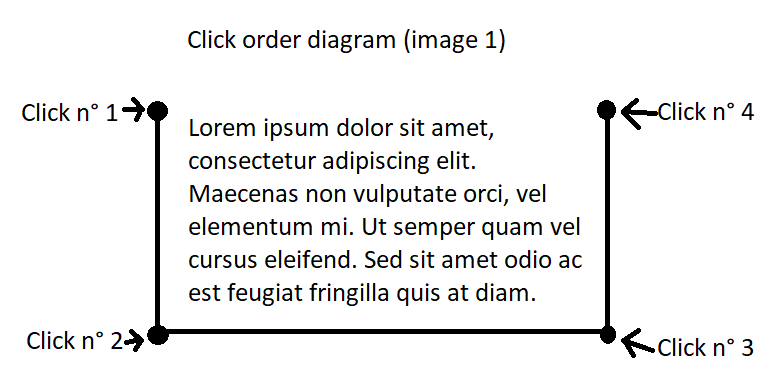
#> input picture image_1.tif, 779 x 382 px
$ python -i thresholdFunctions.py   (imports and definitions only)
#> lines starting #> are read from the running program, lines starting #| are printed output that depends on the picture; after the words box and inside, x2 and y2 are one past the last pixel; in counts of white or black regions, pixels touching at a corner belong together
#####################################################
#               thresholdFuntions.py                #
#     made by Iván Montalvo & Santiago Buitrago     #
#                                                   #
# The idea behind this definition is to do a        #
# threshold given a limit. The idea is to           #
# binarize the image and reduce the noise.          #
#                                                   #
#####################################################

import cv2 as cv
import numpy as np


def thresh(img):
    # Here we want to do an adaptative threshold.
    # The idea of this threshold is to clean the
    # noise and let the image in a binary format.
    #
    # The input of this function is the paragraph
    # that we want to analyze.
    tLimit = 120

    medianBlur = cv.medianBlur(img, 5)
    th1 = cv.adaptiveThreshold(medianBlur, 255, cv.ADAPTIVE_THRESH_GAUSSIAN_C, \
                               cv.THRESH_BINARY, 11, 2)

    gaussianBlur = cv.GaussianBlur(img, (3, 3), -1)
    _, th2 = cv.threshold(gaussianBlur, 0, 255, cv.THRESH_BINARY + cv.THRESH_OTSU)

    total = th1 + th2

    total[total < tLimit] = 0
    total[total > tLimit] = 255

    tt = total.copy()
    tt[tt > tLimit] = 1

    kernel = np.ones((2, 2))
    cl2 = cv.morphologyEx(tt, cv.MORPH_CLOSE, kernel)
    op2 = cv.morphologyEx(cl2, cv.MORPH_OPEN, kernel)

    return op2

>>> import cv2
>>> picture = cv2.imread('image_1.tif', cv2.IMREAD_GRAYSCALE)
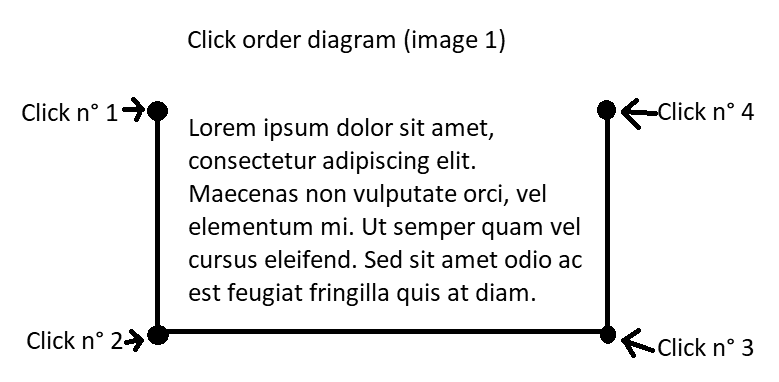
#> picture: shape (382, 779); min 0, max 255, mean 238.4
>>> result = thresh(picture)
#> in thresh, `medianBlur = cv.medianBlur(img, 5)`:
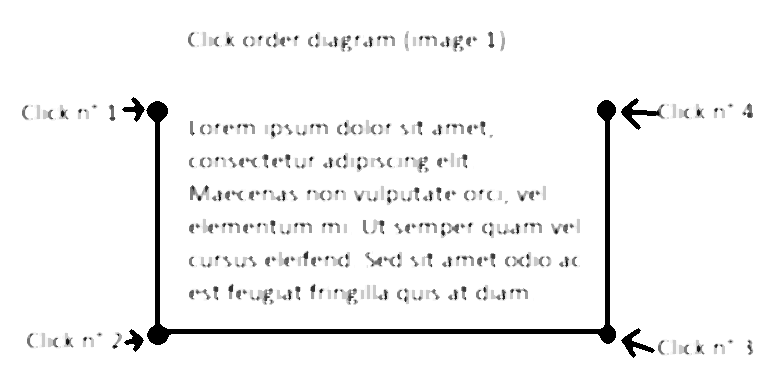
#> medianBlur: shape (382, 779); min 0, max 255, mean 244.6
#> in thresh, `th1 = cv.adaptiveThreshold(medianBlur, 255, cv.ADAPTIVE_THRESH_GAUSSIA..`:
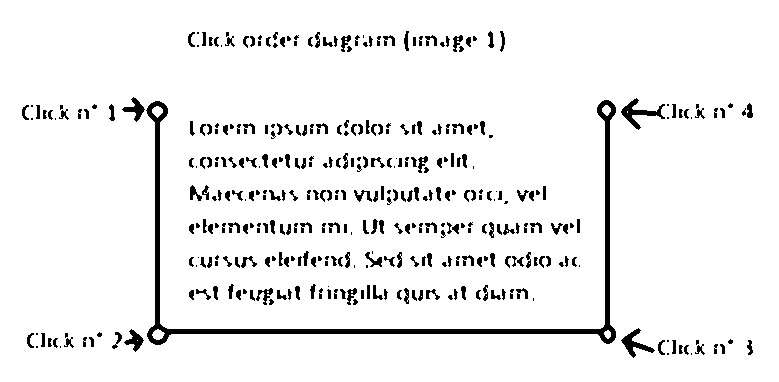
#> th1: shape (382, 779); 94% white; 367 black regions (106 under 20 px), largest, box (x1, y1, x2, y2) and area: (146, 100, 616, 345) 5113, (621, 98, 665, 130) 412, (621, 328, 655, 358) 327
#> in thresh, `gaussianBlur = cv.GaussianBlur(img, (3, 3), -1)`:
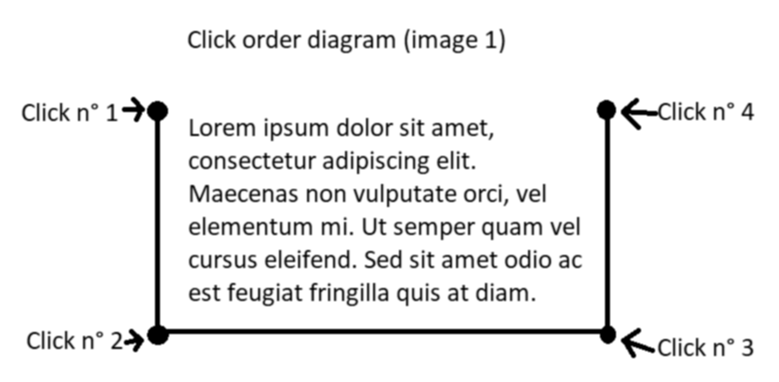
#> gaussianBlur: shape (382, 779); min 0, max 255, mean 238.4
#> in thresh, `_, th2 = cv.threshold(gaussianBlur, 0, 255, cv.THRESH_BINARY + cv.THRE..`:
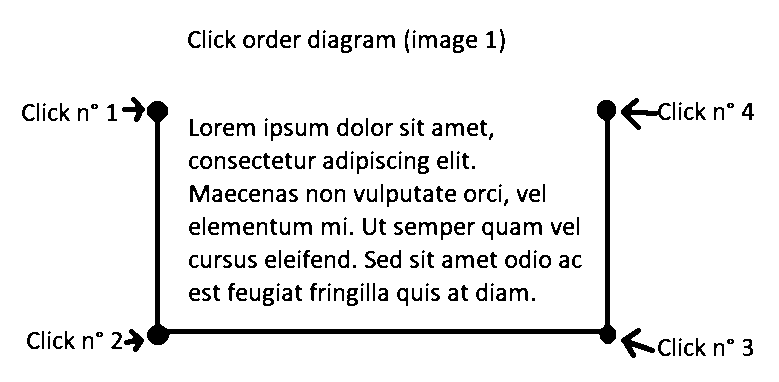
#> th2: shape (382, 779); 92.8% white; 249 black regions (29 under 20 px), largest, box (x1, y1, x2, y2) and area: (147, 100, 616, 345) 5453, (621, 98, 671, 130) 458, (621, 328, 655, 358) 367
#> in thresh, `total[total > tLimit] = 255`: total: shape (382, 779); 94.8% white; 416 black regions (183 under 20 px), largest, box (x1, y1, x2, y2) and area: (147, 100, 616, 345) 5109, (621, 98, 665, 130) 404, (621, 328, 655, 358) 325
#> in thresh, `cl2 = cv.morphologyEx(tt, cv.MORPH_CLOSE, kernel)`:
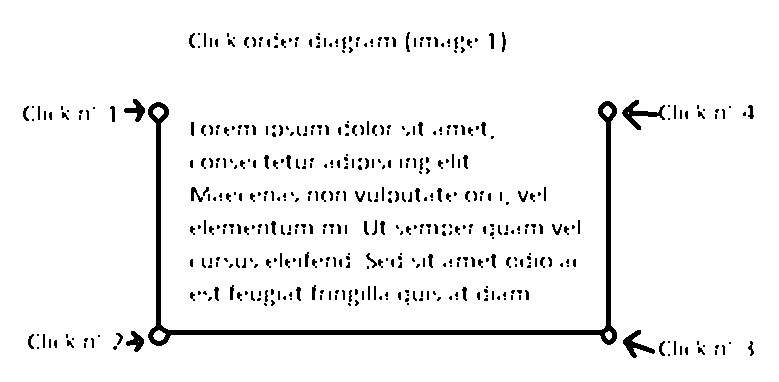
#> cl2: shape (382, 779); values 0 (black) and 1 (white), 95.1% white; 483 black regions (315 under 20 px), largest, box (x1, y1, x2, y2) and area: (148, 101, 617, 346) 5109, (622, 100, 665, 130) 398, (623, 330, 655, 358) 320
#> in thresh, `op2 = cv.morphologyEx(cl2, cv.MORPH_OPEN, kernel)`:
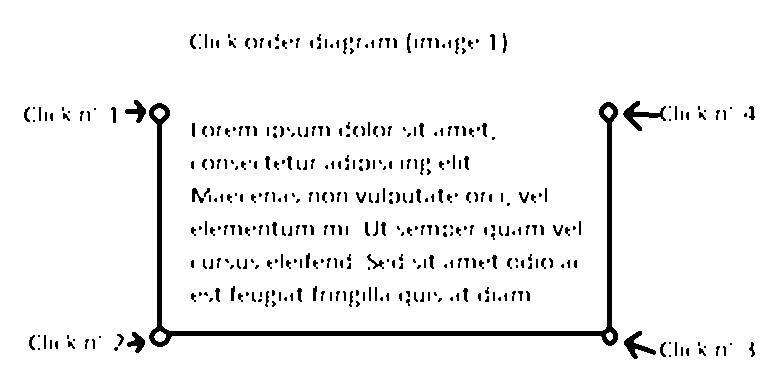
#> op2: shape (382, 779); values 0 (black) and 1 (white), 95.1% white; 393 black regions (173 under 20 px), largest, box (x1, y1, x2, y2) and area: (149, 102, 618, 347) 5111, (623, 101, 666, 131) 401, (624, 331, 656, 359) 322
